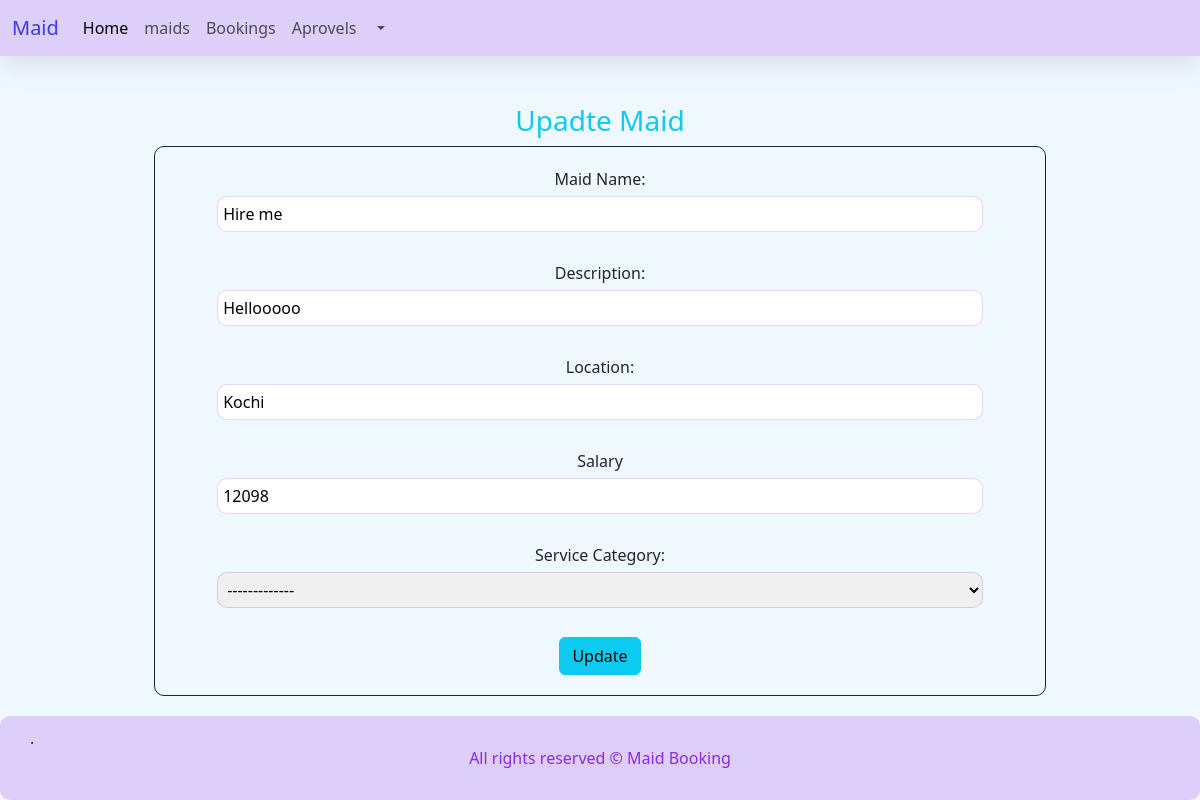
/updatemaid.php?id=2, run on the app's committed database.
### tables this page shows
CREATE TABLE IF NOT EXISTS `maid` (
  `id` int(11) NOT NULL,
  `Service` varchar(255) NOT NULL,
  `Hourlyrate` int(11) NOT NULL,
  `monthlyrate` int(11) NOT NULL,
  `Availability` tinyint(1) NOT NULL,
  `Service_Name` varchar(255) NOT NULL,
  `Company_name` varchar(255) NOT NULL,
  `Rating` int(20) NOT NULL,
  `totalrater` int(20) NOT NULL,
  `location` varchar(255) NOT NULL
);

### updatemaid.php (the view, shortened to what this page needs)
<!DOCTYPE html>
<html lang="en">
<head>
    <link href="https://cdn.jsdelivr.net/npm/bootstrap@5.3.2/dist/css/bootstrap.min.css" rel="stylesheet"
>
    <link rel="stylesheet" href="css/styles.css">
        <link rel="stylesheet" href="https://cdn.jsdelivr.net/npm/bootstrap-icons@1.11.1/font/bootstrap-icons.css">
</head>
<body>
    <?php include 'components/adminheadder.php'?>
    <?php include 'dbconnection.php' ?>
    <?php
    $sql = "SELECT * FROM maid WHERE id=$_GET[id]";
    $rs = $conn->query($sql);
    $rws = $rs->fetch_assoc();
    ?>
    <div class="container mt-5">
        <h3 class='text-center text-info'>Upadte Maid</h3>
<div class="content">
        <form method="post">
            <label for="">Maid Name:</label><br>
            <input type="text" value="<?php echo $rws['Company_name'] ?>" required name="company"><br><br>
            <label for="">Description:</label><br>
            <input type="text" value="<?php echo $rws['Service_Name'] ?>" required name="name"><br><br>
            <label for="">Location:</label><br>
            <input type="text" value="<?php echo $rws['location'] ?>" required name="loc"><br><br>
            <label for="">Salary</label><br>
            <input type="text" value="<?php echo $rws['monthlyrate'] ?>" name="m_rate"><br><br>
            <label for="">Service Category:</label><br>
                <select name="service" required>
                    <option value="" disabled selected>-------------</option>
                </select><br><br>
                <button name="submit" type="submit" value="submit" class="btn btn-info">Update</button>
        </form>
    </div>
    </div>
    <?php include 'components/footer.php'?>
    </body>

### css/styles.css (style rules this page uses)
body { background-color: aliceblue; }

### updatemaid.php (style rules this page uses)
select,input { width:90%; padding:5px; outline:none; margin:5px; border-radius:10px; border: .5px solid rgba(138, 43, 226,.2); }
.content { width:80%; margin: auto; border: .5px solid ; border-radius: 10px; padding: 20px; text-align: center; }

### data on the page
maid: company "Hire me", name "Hellooooo", loc "Kochi", m_rate "12098"
